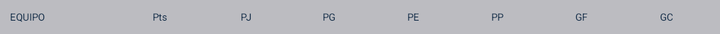
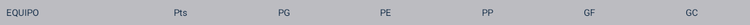

An Android layout and its configuration variant, each rendered on a device that would load it. The default file and the variant file are quoted in full after the pictures.
<!-- AndroidManifest.xml: application theme CustomTheme.Base -->
<!-- res/layout/table_header_item.xml -->
<?xml version="1.0" encoding="utf-8"?>
<TableRow xmlns:android="http://schemas.android.com/apk/res/android"
    android:layout_width="match_parent"
    android:layout_height="wrap_content"
    android:background="#BCBCC1"
    android:padding="5dp">

    <TextView
        android:id="@+id/teamTVHeader"
        android:layout_width="wrap_content"
        android:layout_height="wrap_content"
        android:layout_weight="1"
        android:maxWidth="140dp"
        android:singleLine="true"
        android:text="@string/team"
        android:textColor="#0C2642" />

    <TextView
        android:id="@+id/pointsTVHeader"
        android:layout_width="wrap_content"
        android:layout_height="wrap_content"
        android:layout_weight="1"
        android:gravity="center"
        android:text="@string/points"
        android:textColor="#0C2642" />

    <TextView
        android:id="@+id/gamesPlayedTVHeader"
        android:layout_width="wrap_content"
        android:layout_height="wrap_content"
        android:layout_weight="1"
        android:gravity="center"
        android:text="@string/gamesPlayed"
        android:textColor="#0C2642" />

    <TextView
        android:id="@+id/winsTVHeader"
        android:layout_width="wrap_content"
        android:layout_height="wrap_content"
        android:layout_weight="1"
        android:gravity="center"
        android:text="@string/wins"
        android:textColor="#0C2642" />

    <TextView
        android:id="@+id/tiesTVHeader"
        android:layout_width="wrap_content"
        android:layout_height="wrap_content"
        android:layout_weight="1"
        android:gravity="center"
        android:text="@string/ties"
        android:textColor="#0C2642" />

    <TextView
        android:id="@+id/lossesTVHeader"
        android:layout_width="wrap_content"
        android:layout_height="wrap_content"
        android:layout_weight="1"
        android:gravity="center"
        android:text="@string/losses"
        android:textColor="#0C2642" />

    <TextView
        android:id="@+id/goalsForTVHeader"
        android:layout_width="wrap_content"
        android:layout_height="wrap_content"
        android:layout_weight="1"
        android:gravity="center"
        android:text="@string/goalsFor"
        android:textColor="#0C2642" />

    <TextView
        android:id="@+id/goalsAgainstTVHeader"
        android:layout_width="wrap_content"
        android:layout_height="wrap_content"
        android:layout_weight="1"
        android:gravity="center"
        android:text="@string/goalsAgainst"
        android:textColor="#0C2642" />
</TableRow>
<!-- resources referenced by this layout -->
<resources>
  <string name="gamesPlayed">PJ</string>
  <string name="goalsAgainst">GC</string>
  <string name="goalsFor">GF</string>
  <string name="losses">PP</string>
  <string name="points">Pts</string>
  <string name="team">EQUIPO</string>
  <string name="ties">PE</string>
  <string name="wins">PG</string>
  <style name="CustomTheme.Base" parent="MaterialDrawerTheme.Light.DarkToolbar">
          
          <item name="colorPrimary">@color/colorPrimary</item>
          <item name="colorPrimaryDark">@color/colorPrimaryDark</item>
          <item name="colorAccent">@color/colorAccent</item>
  
          
          <item name="material_drawer_background">#0F1223</item>
          <item name="material_drawer_primary_text">#FFFFFF</item>
          <item name="material_drawer_secondary_text">#FFFFFF</item>
          <item name="material_drawer_hint_text">@color/material_drawer_dark_hint_text</item>
          <item name="material_drawer_divider">#878991</item>
          <item name="material_drawer_selected">#9c9c9e</item>
          <item name="material_drawer_selected_text">#FFFFFF</item>
          <item name="material_drawer_header_selection_text">
              @color/material_drawer_dark_primary_text
          </item>
  
          <item name="android:windowBackground">@color/white</item>
          <item name="android:windowNoTitle">true</item>
      </style>
  <color name="colorPrimary">#385183</color>
  <color name="colorPrimaryDark">#003b69</color>
  <color name="colorAccent">@color/colorPrimaryDark</color>
  <color name="white">#ffffff</color>
</resources>
<!-- res/layout-sw600dp/table_header_item.xml (the repository's variant of the layout above) -->
<!-- drawn on a 7-inch tablet held upright -->
<?xml version="1.0" encoding="utf-8"?>
<TableRow xmlns:android="http://schemas.android.com/apk/res/android"
    android:layout_width="match_parent"
    android:layout_height="wrap_content"
    android:background="#BCBCC1"
    android:padding="5dp">

    <TextView
        android:id="@+id/teamTVHeader"
        android:layout_width="wrap_content"
        android:layout_height="wrap_content"
        android:layout_weight="1"
        android:singleLine="true"
        android:text="@string/team"
        android:textColor="#0C2642" />

    <TextView
        android:id="@+id/pointsTVHeader"
        android:layout_width="wrap_content"
        android:layout_height="wrap_content"
        android:layout_weight="1"
        android:gravity="center"
        android:text="@string/points"
        android:textColor="#0C2642" />

    <TextView
        android:id="@+id/winsTVHeader"
        android:layout_width="wrap_content"
        android:layout_height="wrap_content"
        android:layout_weight="1"
        android:gravity="center"
        android:text="@string/wins"
        android:textColor="#0C2642" />

    <TextView
        android:id="@+id/tiesTVHeader"
        android:layout_width="wrap_content"
        android:layout_height="wrap_content"
        android:layout_weight="1"
        android:gravity="center"
        android:text="@string/ties"
        android:textColor="#0C2642" />

    <TextView
        android:id="@+id/lossesTVHeader"
        android:layout_width="wrap_content"
        android:layout_height="wrap_content"
        android:layout_weight="1"
        android:gravity="center"
        android:text="@string/losses"
        android:textColor="#0C2642" />

    <TextView
        android:id="@+id/goalsForTVHeader"
        android:layout_width="wrap_content"
        android:layout_height="wrap_content"
        android:layout_weight="1"
        android:gravity="center"
        android:text="@string/goalsFor"
        android:textColor="#0C2642" />

    <TextView
        android:id="@+id/goalsAgainstTVHeader"
        android:layout_width="wrap_content"
        android:layout_height="wrap_content"
        android:layout_weight="1"
        android:gravity="center"
        android:text="@string/goalsAgainst"
        android:textColor="#0C2642" />

</TableRow>
<!-- resources referenced by the variant -->
<!-- as a 7-inch tablet held upright resolves them -->
<resources>
  <string name="goalsAgainst">GC</string>
  <string name="goalsFor">GF</string>
  <string name="losses">PP</string>
  <string name="points">Pts</string>
  <string name="team">EQUIPO</string>
  <string name="ties">PE</string>
  <string name="wins">PG</string>
  <style name="CustomTheme.Base" parent="MaterialDrawerTheme.Light.DarkToolbar">
          
          <item name="colorPrimary">@color/colorPrimary</item>
          <item name="colorPrimaryDark">@color/colorPrimaryDark</item>
          <item name="colorAccent">@color/colorAccent</item>
  
          
          <item name="material_drawer_background">#0F1223</item>
          <item name="material_drawer_primary_text">#FFFFFF</item>
          <item name="material_drawer_secondary_text">#FFFFFF</item>
          <item name="material_drawer_hint_text">@color/material_drawer_dark_hint_text</item>
          <item name="material_drawer_divider">#878991</item>
          <item name="material_drawer_selected">#9c9c9e</item>
          <item name="material_drawer_selected_text">#FFFFFF</item>
          <item name="material_drawer_header_selection_text">
              @color/material_drawer_dark_primary_text
          </item>
  
          <item name="android:windowBackground">@color/white</item>
          <item name="android:windowNoTitle">true</item>
      </style>
  <color name="colorPrimary">#385183</color>
  <color name="colorPrimaryDark">#003b69</color>
  <color name="colorAccent">@color/colorPrimaryDark</color>
  <color name="white">#ffffff</color>
</resources>
